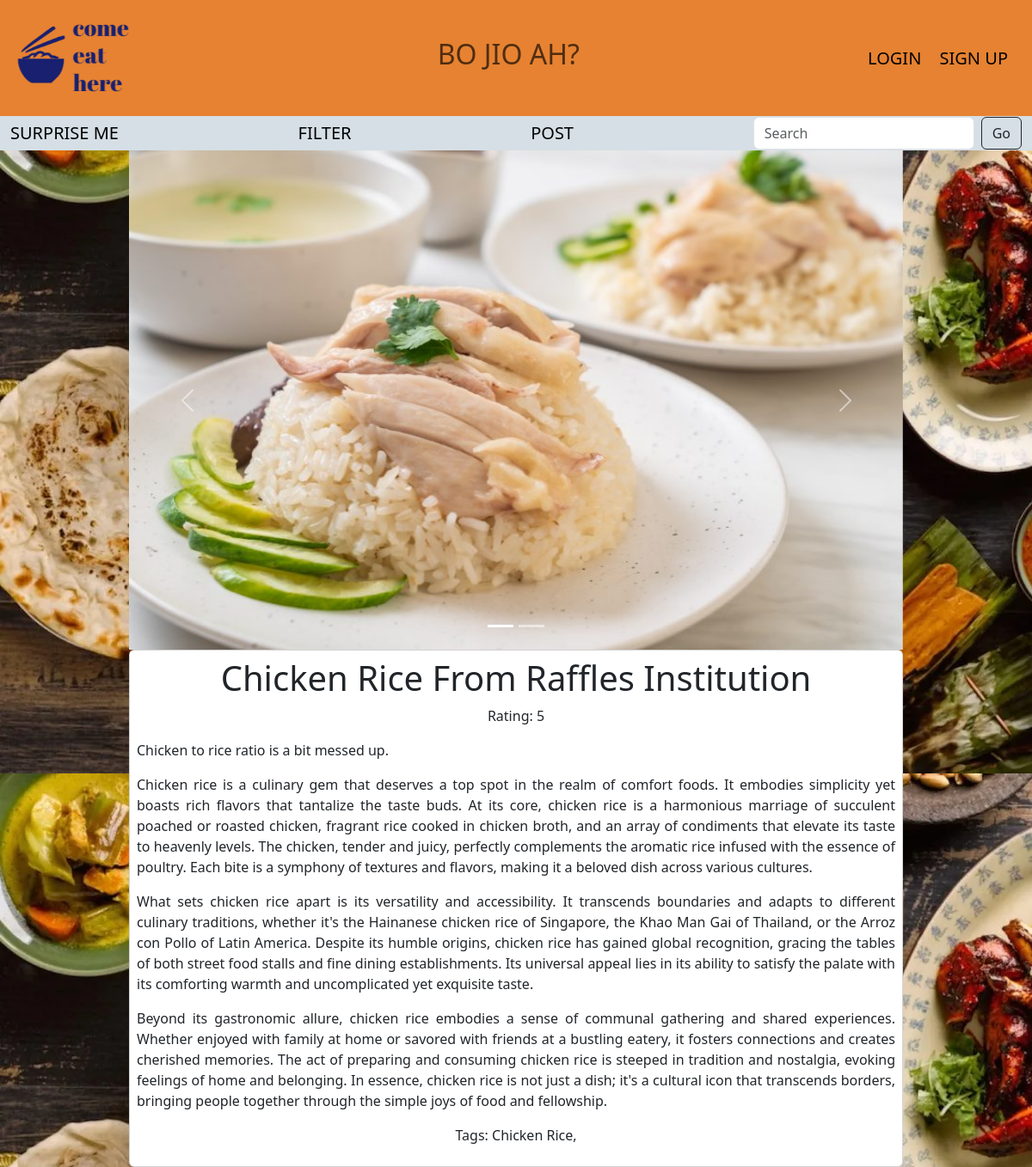
The page /post/chicken_rice_from_raffles_institution on the database its author committed.
### app.py (models this page shows)
class Images(db.Model):
    __tablename__ = 'images'
    id = db.Column(db.Integer, primary_key=True, autoincrement=True)
    postID = db.Column(db.Integer, db.ForeignKey('posts.id'), nullable=False)
    imageName = db.Column(db.String(100), nullable=False)

class Posts(db.Model):
    __tablename__ = 'posts'
    id = db.Column(db.Integer, primary_key=True, autoincrement=True)
    url_title = db.Column(db.Text, unique=True, nullable=False)
    title = db.Column(db.Text, nullable=False)
    description = db.Column(db.Text, nullable=False)
    rating = db.Column(db.Integer, nullable=False)
    tags = db.Column(db.Text, nullable=False)
    images = db.relationship('Images', backref='posts', lazy=True)

### app.py (the view)
@app.route('/post/<url_title>')
def post(url_title):
    user_post = Posts.query.filter_by(url_title=url_title).first()
    if user_post is None:
        return "Page Not Found", 404
    images = [image.imageName for image in Images.query.filter_by(postID=user_post.id).all()]
    tags = user_post.tags.split(',')
    return render_template("post.html", post=user_post, images=images, tags=tags)

### templates/post.html (shortened to what this page needs)
{% extends "base.html" %}
{% block head %} {{ super() }} {% endblock %}
{% block content %}
    <div class="d-flex justify-content-center">
        <div style="width: 900px;">
            <div id="imageCarousel" class="carousel slide" data-bs-ride="carousel">
                <div class="carousel-indicators">
                    <button type="button" data-bs-target="#imageCarousel" data-bs-slide-to="0" class="active" aria-current="true" aria-label="Slide 1"></button>
                    {% for i in range(1, images|length) %}
                        <button type="button" data-bs-target="#imageCarousel" data-bs-slide-to="{{i}}" aria-label="Slide {{i+1}}"></button>
                    {% endfor %}
                </div>
                <div class="carousel-inner">
                    <div class="carousel-item active">
                        <img src="../static/images/posts/{{images[0]}}" class="d-block w-100">
                    </div>
                </div>
                <button class="carousel-control-prev" type="button" data-bs-target="#imageCarousel" data-bs-slide="prev">
                    <span class="carousel-control-prev-icon" aria-hidden="true"></span>
                </button>
                <button class="carousel-control-next" type="button" data-bs-target="#imageCarousel" data-bs-slide="next">
                    <span class="carousel-control-next-icon" aria-hidden="true"></span>
                </button>
            </div>
        </div>
    </div>
    <div class="d-flex justify-content-center">
        <div class="card" style="width: 900px; padding: 8px;">
            <div class="text-center">
                <h1 class="text-capitalize"> {{post.title}} </h1>
                <p> Rating: {{post.rating}} </p>
                {% for paragraph in post.description.split('\n') %}
                    <p style="text-align: justify;"> {{paragraph}} </p>
                {% endfor %}
                <p> Tags: {% for tag in tags %} {{tag}}, {% endfor %} </p>
            </div>
        </div>
    </div>
{% endblock %}

### static/base.css (style rules this page uses)
body { background-image: url('../static/images/hawker-food-hero-image-image-credit-visit-singapore-1600x900.webp'); }

### rows shown on the page
Images: imageName (picture)
Posts: title "Chicken Rice From Raffles Institution", rating "5", tags "Chicken Rice"

### other values the page prints
{{ paragraph }} "Chicken to rice ratio is a bit messed up."
